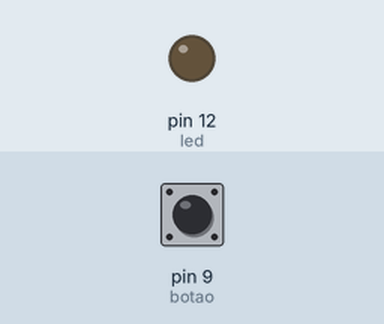
This sketch was run on a simulated Arduino Uno, built with avr-gcc and run on an emulated ATmega328P. On the bench: output pins drawn as LEDs (lit = HIGH). The inputs (shaded band) are chosen by the test bench; at power-on: pin 9 (botao) LOW.

Above: at 1.2 s.
1.3 s: pin 9 (botao) pulled HIGH for 0.15 s
At 1.37 s:
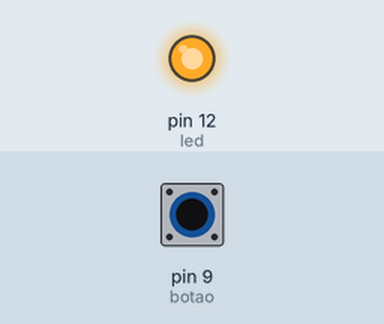
2.9 s: pin 9 (botao) pulled HIGH for 3.2 s
At 6.4 s:
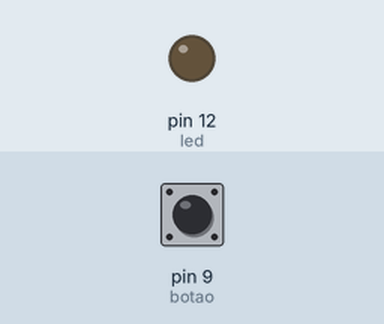
Timing chart, 0 to 7.9 s (numbered marks = the images above; inputs shaded):
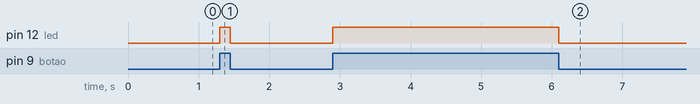

The sketch:

lendo_um_botao.ino
```cpp
const int led = 12;
const int botao = 9;

void setup() {
  pinMode(botao, INPUT); // configura o pino com o botão como entrada
  pinMode(led, OUTPUT); // configura o pino com o LED como saída
}

void loop() {
  if (digitalRead(botao) == HIGH) { // se botão estiver pressionado (HIGH)
    digitalWrite(led, HIGH); // acende o LED
  }
  else { // se não estiver pressionado (LOW)
    digitalWrite(led, LOW); // apaga o LED
  }
}
```

Measured:
- after the input at 1.3 s, pin 12 (led): LOW → HIGH at once, → LOW 0.15 s later
- after the input at 2.9 s, pin 12 (led): LOW → HIGH at once, → LOW 3.2 s later
